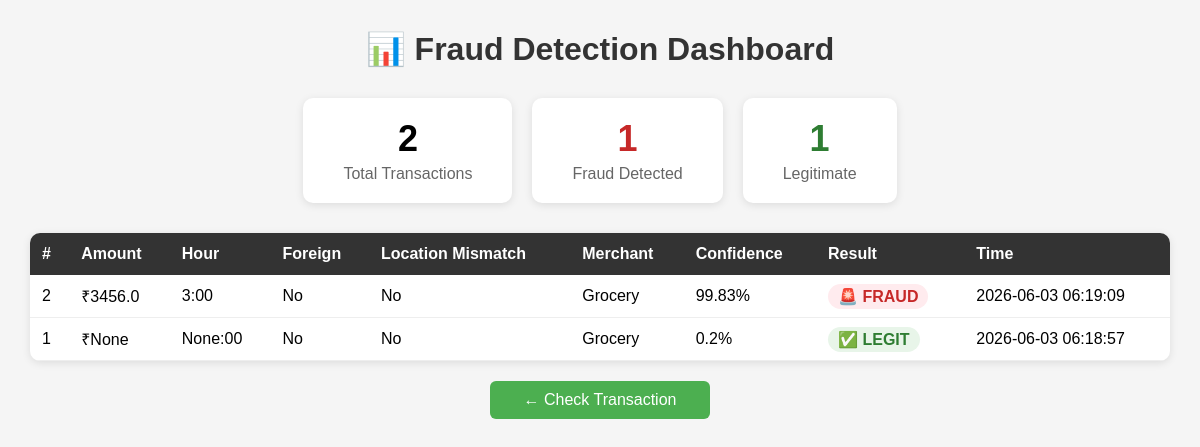
Page /dashboard on the earlier database version.
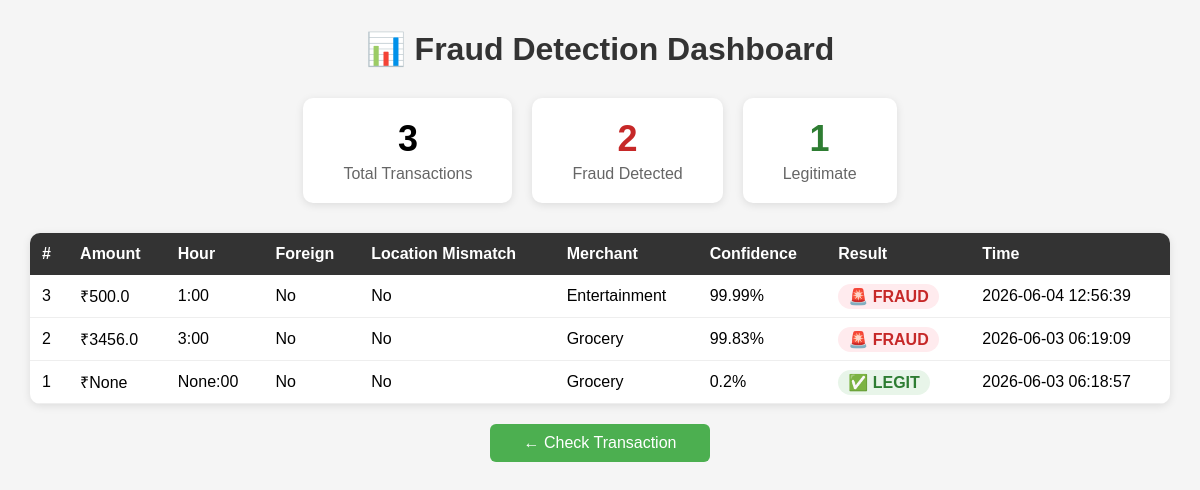
Same page on the later database version.
### tables this page shows
CREATE TABLE predictions (
            id INTEGER PRIMARY KEY AUTOINCREMENT,
            amount REAL,
            transaction_hour INTEGER,
            foreign_transaction INTEGER,
            location_mismatch INTEGER,
            device_trust_score REAL,
            velocity_last_24h INTEGER,
            merchant_category TEXT,
            result TEXT,
            confidence REAL,
            timestamp DATETIME DEFAULT CURRENT_TIMESTAMP
        );

### app.py (the view)
@app.route('/dashboard')
def dashboard():
    conn = sqlite3.connect('fraud.db')
    conn.row_factory = sqlite3.Row
    cursor = conn.cursor()
    cursor.execute("SELECT * FROM predictions ORDER BY timestamp DESC LIMIT 50")
    records = cursor.fetchall()
    conn.close()
    return render_template('dashboard.html', records=records)

### templates/dashboard.html (shortened to what this page needs)
<!DOCTYPE html>
<html lang="en">
<head>
</head>
<body>
    <h1>📊 Fraud Detection Dashboard</h1>
    {% set fraud_count = records | selectattr('result', 'equalto', 'FRAUD') | list | length %}
    {% set legit_count = records | selectattr('result', 'equalto', 'LEGITIMATE') | list | length %}
    <div class="stats">
        <div class="card">
            <h2>{{ records | length }}</h2>
            <p>Total Transactions</p>
        </div>
        <div class="card fraud-card">
            <h2>{{ fraud_count }}</h2>
            <p>Fraud Detected</p>
        </div>
        <div class="card legit-card">
            <h2>{{ legit_count }}</h2>
            <p>Legitimate</p>
        </div>
    </div>
    <table>
        <thead>
            <tr>
                <th>#</th>
                <th>Amount</th>
                <th>Hour</th>
                <th>Foreign</th>
                <th>Location Mismatch</th>
                <th>Merchant</th>
                <th>Confidence</th>
                <th>Result</th>
                <th>Time</th>
            </tr>
        </thead>
        <tbody>
            {% for r in records %}
            <tr>
                <td>{{ r.id }}</td>
                <td>₹{{ r.amount }}</td>
                <td>{{ r.transaction_hour }}:00</td>
                <td>{{ 'Yes' if r.foreign_transaction else 'No' }}</td>
                <td>{{ 'Yes' if r.location_mismatch else 'No' }}</td>
                <td>{{ r.merchant_category }}</td>
                <td>{{ r.confidence }}%</td>
                <td>
                    {% if r.result == 'FRAUD' %}
                        <span class="fraud-tag">🚨 FRAUD</span>
                    {% else %}
                        <span class="legit-tag">✅ LEGIT</span>
                    {% endif %}
                </td>
                <td>{{ r.timestamp }}</td>
            </tr>
            {% endfor %}
        </tbody>
    </table>
    <a href="/" class="back-btn">← Check Transaction</a>
</body>
</html>

### templates/dashboard.html (style rules this page uses)
body { font-family: Arial, sans-serif; margin: 30px; background: #f5f5f5; }
h1 { color: #333; text-align: center; }
.stats { display: flex; gap: 20px; justify-content: center; margin: 30px 0; }
.card { background: white; padding: 20px 40px; border-radius: 10px; text-align: center; box-shadow: 0 2px 8px rgba(0,0,0,0.1); }
.card h2 { margin: 0; font-size: 36px; }
.card p { margin: 5px 0 0; color: #666; }
.fraud-card h2 { color: #c62828; }
.legit-card h2 { color: #2e7d32; }
table { width: 100%; border-collapse: collapse; background: white; border-radius: 10px; overflow: hidden; box-shadow: 0 2px 8px rgba(0,0,0,0.1); }
th { background: #333; color: white; padding: 12px; text-align: left; }
td { padding: 10px 12px; border-bottom: 1px solid #eee; }
.fraud-tag { background: #ffebee; color: #c62828; padding: 4px 10px; border-radius: 20px; font-weight: bold; }
.legit-tag { background: #e8f5e9; color: #2e7d32; padding: 4px 10px; border-radius: 20px; font-weight: bold; }
.back-btn { display: block; text-align: center; margin: 20px auto; width: 200px; padding: 10px; background: #4CAF50; color: white; text-decoration: none; border-radius: 6px; }

Differences in the rows shown:
added predictions: id "3", amount "500.0", transaction_hour "1", foreign_transaction "No", location_mismatch "No", merchant_category "Entertainment", confidence "99.99", result "🚨 FRAUD", timestamp "2026-06-04 12:56:39"
Other differences:
{{ records | length }}: "2" → "3"
{{ fraud_count }}: "1" → "2"
